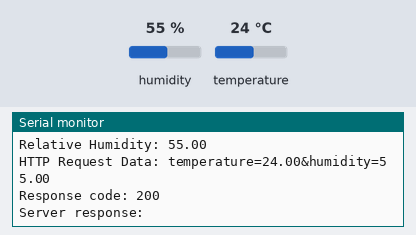
The sketch below on a simulated ESP8266 (Wemos D1 mini). On the bench: the last lines printed to the serial monitor. Inputs (shaded band) come from the test bench; at power-on: humidity 55 %, temperature 24 °C. WiFi joins after 1.5 s; servers stay silent unless stated; uploads are accepted with an empty reply.

Above: at 3.2 s.
3.3 s: humidity set to 22 %
At 7.44 s:
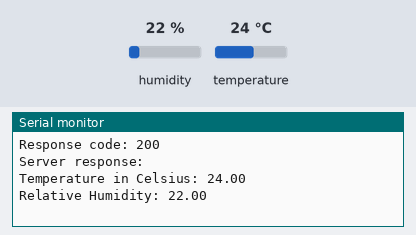
9.2 s: temperature set to 12 °C
At 13.7 s:
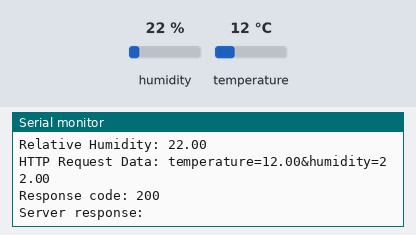
15.1 s: humidity set to 40 %
At 19.3 s:
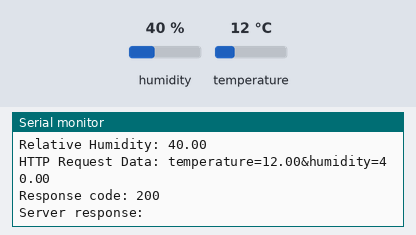
Timing chart, 0 to 20.8 s (numbered marks = the images above; inputs shaded):
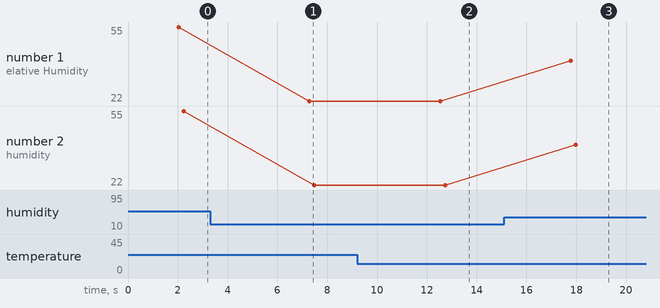

The sketch:

ShieldWifiClient.ino
```cpp
#include <ESP8266WiFi.h>
#include <ESP8266HTTPClient.h>
#include <WiFiClient.h>
#include <Wire.h>
#include <WEMOS_SHT3X.h>

SHT3X sht30(0x45);

const char* ssid = "Espap1";
const char* password = "thereisnospoon";
const char* serverUrl = "http://192.168.4.1/update";

void setup() {
  Serial.begin(115200);
  WiFi.begin(ssid, password);
  // Monitor: Check the WiFi connection status
  while (WiFi.status() != WL_CONNECTED) {
    delay(1000);
    Serial.println("Connecting to WiFi...");
  }
  Wire.begin();
}

void loop() {
  // Monitor: Attempt to read data from the SHT3X sensor
  if (sht30.get() == 0) {
    // Analyze: Print the sensor readings to the serial monitor
    Serial.print("Temperature in Celsius: ");
    Serial.println(sht30.cTemp);
    Serial.print("Relative Humidity: ");
    Serial.println(sht30.humidity);

    // Plan: Check if WiFi is connected before attempting to send data
    if (WiFi.status() == WL_CONNECTED) {
      // Execute: Set up HTTP client and send data to server
      WiFiClient client;
      HTTPClient http;
      http.begin(client, serverUrl);
      http.addHeader("Content-Type", "application/x-www-form-urlencoded");

      // Construct the HTTP request data string
      String httpRequestData = "temperature=" + String(sht30.cTemp) + "&humidity=" + String(sht30.humidity);
      int httpResponseCode = http.POST(httpRequestData);

      // Knowledge update: Log the HTTP request and server response for testing
      Serial.print("HTTP Request Data: ");
      Serial.println(httpRequestData);
      Serial.print("Response code: ");
      Serial.println(httpResponseCode);

      if (httpResponseCode > 0) {
        String responsePayload = http.getString();
        Serial.println("Server response: " + responsePayload);
      } else {
        Serial.println("Failed to send data.");
      }
      http.end();
    } else {
      Serial.println("WiFi Disconnected.");
    }
  } else {
    Serial.println("Error: Failed to read from sensor.");
  }
  delay(5000);
}
```

Measured:
- after the input at 3.3 s, the serial monitor: prints a new line after 4.0 s (image 1)
- after the input at 9.2 s, the serial monitor: prints a new line after 3.3 s (image 2)
- after the input at 15.1 s, the serial monitor: prints a new line after 2.7 s (image 3)
- plotted number 1: 55 → 22 after the input at 3.3 s, 22 → 40 after the input at 15.1 s
- plotted number 2: 55 → 22 after the input at 3.3 s, 22 → 40 after the input at 15.1 s
